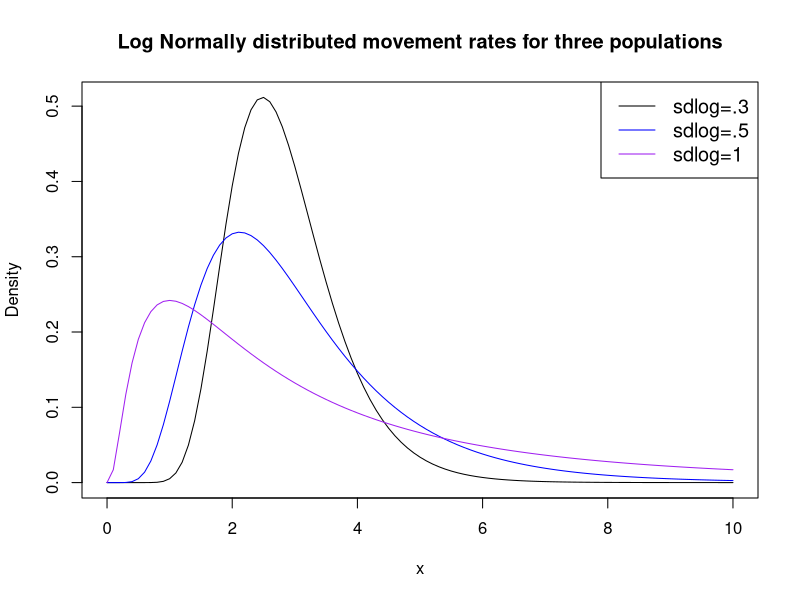
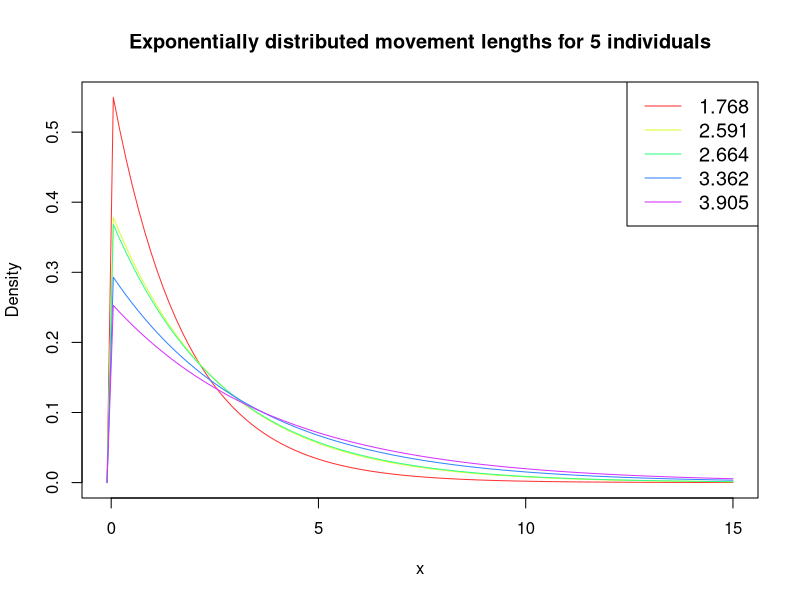
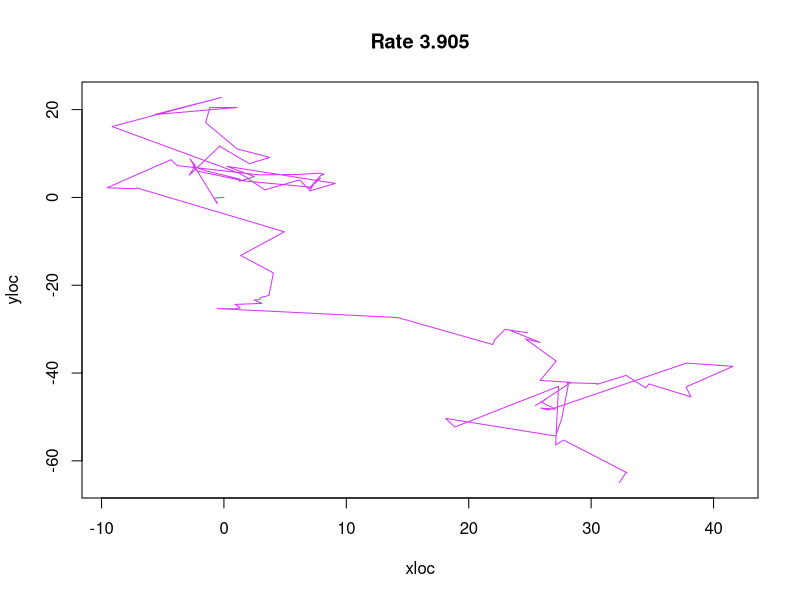
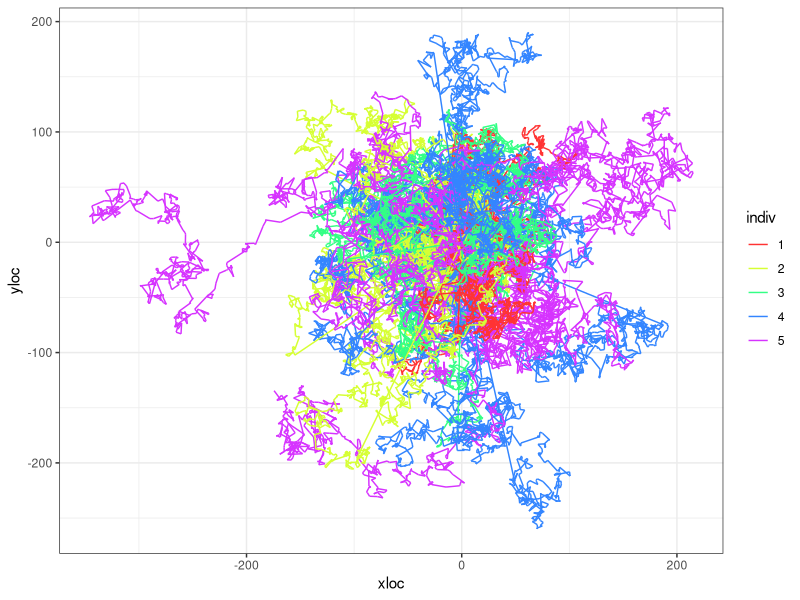
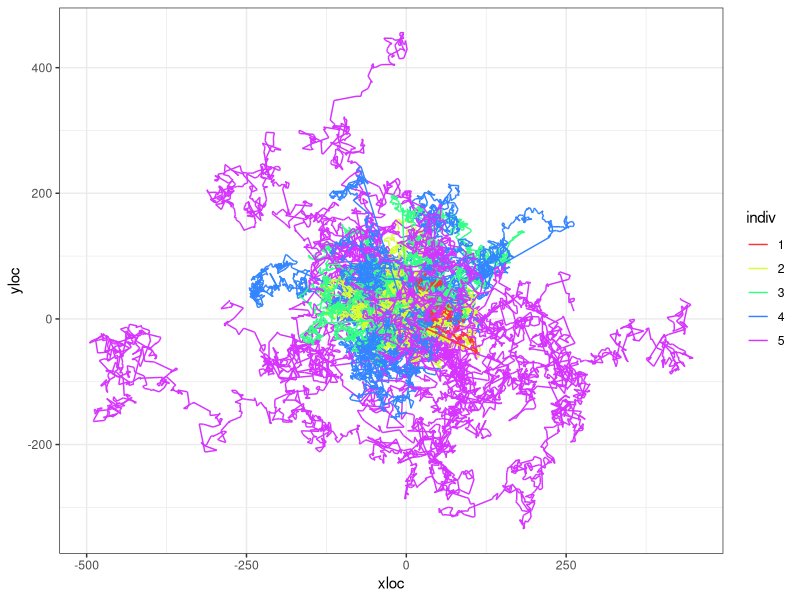
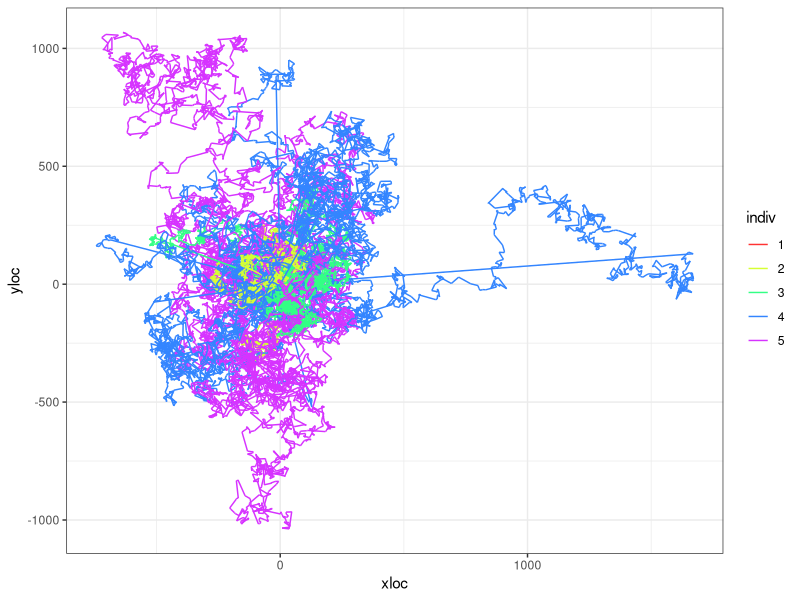
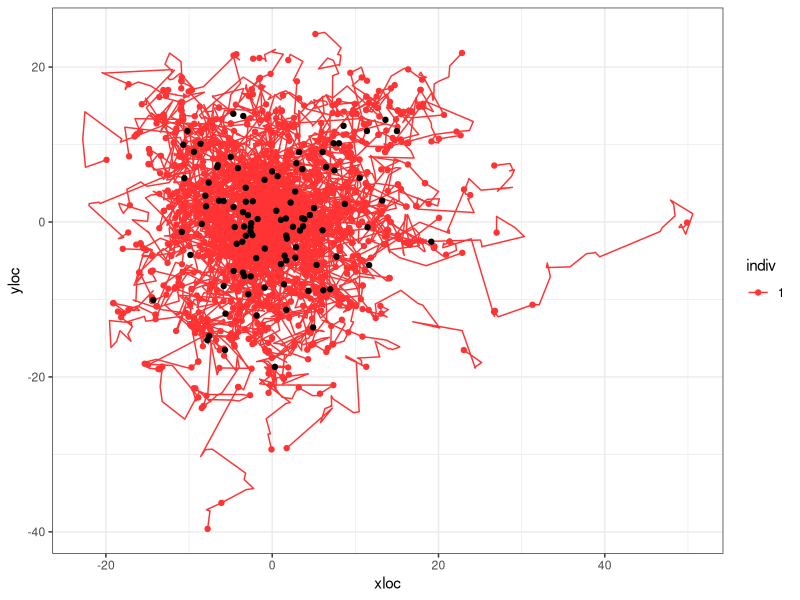
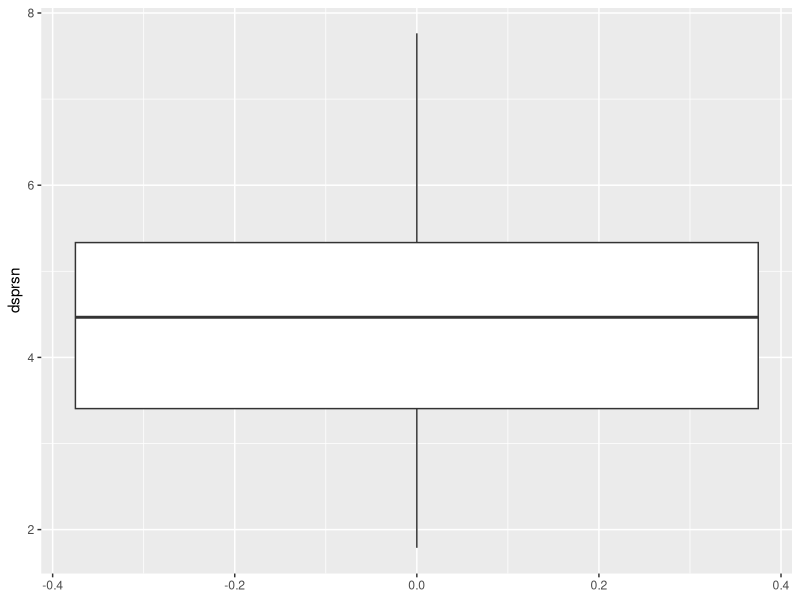

The R script that drew these images, in order:
## ---- chunk 1
knitr::opts_chunk$set(echo = TRUE)
## ---- chunk 2
library(dplyr)
library(tidyr)
library(ggplot2)
## ---- chunk 3
mycols <- c("black", "blue", "purple")
#create density plots
curve(dlnorm(x, meanlog=1, sdlog=.3), from=0, to=10, col=mycols[1],
      main = 'Log Normally distributed movement rates for three populations', #add title
      ylab = 'Density', #change y-axis label
      )
curve(dlnorm(x, meanlog=1, sdlog=.5), from=0, to=10, col=mycols[2], add=TRUE)
curve(dlnorm(x, meanlog=1, sdlog=1), from=0, to=10, col=mycols[3], add=TRUE)

#add legend
legend("topright", legend=c("sdlog=.3", "sdlog=.5", "sdlog=1"),
       col=mycols, lty=1, cex=1.2)
## ---- chunk 4
m_1 <- sort(round(rlnorm(5, meanlog = 1, sdlog = 0.3),3))
m_2 <- sort(round(rlnorm(5, meanlog = 1, sdlog = 0.5),3))
m_3 <- sort(round(rlnorm(5, meanlog = 1, sdlog = 1),3))
## ---- chunk 5

mycols <- rainbow(5, s=0.8)

range <- c(-0.1,15)
#create density plots
curve(dexp(x, 1/m_1[1]), #notice rate for exponential is 1/movement rate.
      from=range[1], to=range[2], 
      col=mycols[1],
      main = 'Exponentially distributed movement lengths for 5 individuals', #add title
      ylab = 'Density', #change y-axis label
      )
for(i in 2:5){
  curve(dexp(x, 1/m_1[i]), 
        from=range[1], to=range[2],
        col=mycols[i], add=TRUE)
}

#add legend
legend("topright", legend= m_1,
       col=mycols, lty=1, cex=1.2)
## ---- chunk 6
t <- 100 # Number of time steps
individual <- 5

tru.rate <- m_1[individual] # In case I want to do scale 1/rate
movedist <- rexp(t, rate = 1/tru.rate)
angle <- runif(t, min = 0, max = 360)
distx <- movedist*cos(angle)
xloc <- c(0, cumsum(distx))
disty <- movedist*sin(angle)
yloc <- c(0, cumsum(disty))
animalTraj <- data.frame(time = 0:t, xloc = xloc, yloc = yloc)

plot(x = xloc, y = yloc, col = mycols[individual], type = "l", main = paste("Rate", tru.rate))

## ---- chunk 7
sim_movement <- function(prm, t = 1000, plot.it = TRUE, return.data.frame = FALSE){
  tru.rate <- round(prm, 3)
  movedist <- rexp(t, rate = 1/tru.rate)
  angle <- runif(t, min = 0, max = 360)
  distx <- movedist*cos(angle)
  xloc <- c(0, cumsum(distx))
  disty <- movedist*sin(angle)
  yloc <- c(0, cumsum(disty))
  animalTraj <- data.frame(time = 0:t, xloc = xloc, yloc = yloc)
  if(plot.it == TRUE){
    plot(x = xloc, y = yloc, type = "l", main = paste("Rate=",tru.rate))
  }
  if(return.data.frame == TRUE){
    return(animalTraj)
  }
}
## ---- chunk 8

df <- NULL

for(j in 1:individual){
  for(k in 1:10){
  a <- sim_movement(m_1[j], plot.it = FALSE, return.data.frame = TRUE) %>% 
    mutate(indiv = as.factor(j),
           run = paste("r_", k))
  df <- rbind.data.frame(df, a)
}
}
  

df %>% 
  ggplot(., aes(x = xloc, y=yloc, group = run, color = indiv)) +
  geom_path() +
  scale_color_manual(values = mycols) +
  theme_bw()
## ---- chunk 9

df <- NULL

for(j in 1:individual){
  for(k in 1:10){
  a <- sim_movement(m_2[j], plot.it = FALSE, return.data.frame = TRUE) %>% 
    mutate(indiv = as.factor(j),
           run = paste("r_", k))
  df <- rbind.data.frame(df, a)
}
}
  

df %>% 
  ggplot(., aes(x = xloc, y=yloc, group = run, color = indiv)) +
  geom_path() +
  scale_color_manual(values = mycols) +
  theme_bw()
## ---- chunk 10

df <- NULL

for(j in 1:individual){
  for(k in 1:10){
  a <- sim_movement(m_3[j], plot.it = FALSE, return.data.frame = TRUE) %>% 
    mutate(indiv = as.factor(j),
           run = paste("r_", k))
  df <- rbind.data.frame(df, a)
}
}
  

df %>% 
  ggplot(., aes(x = xloc, y=yloc, group = run, color = indiv)) +
  geom_path() +
  scale_color_manual(values = mycols) +
  theme_bw()
## ---- chunk 11
sim_seeds <- function(nseeds = 20, m.prms = NULL,...){
  grt <- round(rgamma(nseeds, shape = 4, scale = 5))
  t.grt <- max(grt)

  df <- sim_movement(m.prms, t = t.grt, plot.it = FALSE, return.data.frame = TRUE)

  df %>% 
    left_join(., data.frame(s.id = 1:nseeds, time = grt)) %>% 
    mutate(disp = sqrt(xloc^2+yloc^2)) -> df
  
  return(df)
}

summ_seeds <- function(df = NULL){
  df %>% 
  drop_na(s.id) %>% 
  mutate(xi = (mean(xloc)-xloc)^2,
         yi = (mean(yloc)-yloc)^2) %>% 
  summarise(x = mean(xloc),
            y = mean(yloc),
            av.disp = mean(disp),
            se.disp = sd(disp)/sqrt(n()),
            dsprsn = sum(sqrt(xi+yi))/n()) -> s.df
  return(s.df)
}

# a <- sim_seeds(m.prms = m_1[1])
# summ_seeds(a)
## ---- chunk 12
nruns <- 100

df <- NULL
summ.df <- NULL

for(j in 1:1){
  for(k in 1:nruns){
    a <- sim_seeds(m.prms = m_1[j]) %>% 
      mutate(indiv = as.factor(j),
             run = factor(paste0("r_", k), levels = paste0("r_", 1:nruns)))
    
    b <- summ_seeds(a) %>% 
      mutate(indiv = as.factor(j),
             run = factor(paste0("r_", k), levels = paste0("r_", 1:nruns)))
    
    df <- rbind.data.frame(df, a) 
    summ.df <- rbind.data.frame(summ.df, b) 
}
}
  

df %>% 
  ggplot(., aes(x = xloc, y=yloc, 
                group = run,
                color = indiv)) +
  # facet_wrap(~run) +
  geom_path() +
  scale_color_manual(values = mycols) +
  geom_point(data = df %>% drop_na(s.id), 
             aes(x = xloc, y = yloc)) +
  geom_point(data = summ.df, aes(x = x, y=y), color = "black") +
  theme_bw() 

summ.df %>% 
  ggplot(., aes(y = dsprsn)) +
  geom_boxplot()

summ.df %>% 
  ggplot(., aes(x = av.disp)) +
  geom_density(color = "blue") + # for the average dispersal per run
  geom_density(data = df %>% drop_na(s.id),
                 aes(x = disp)) + # for every seed
  theme_bw()
